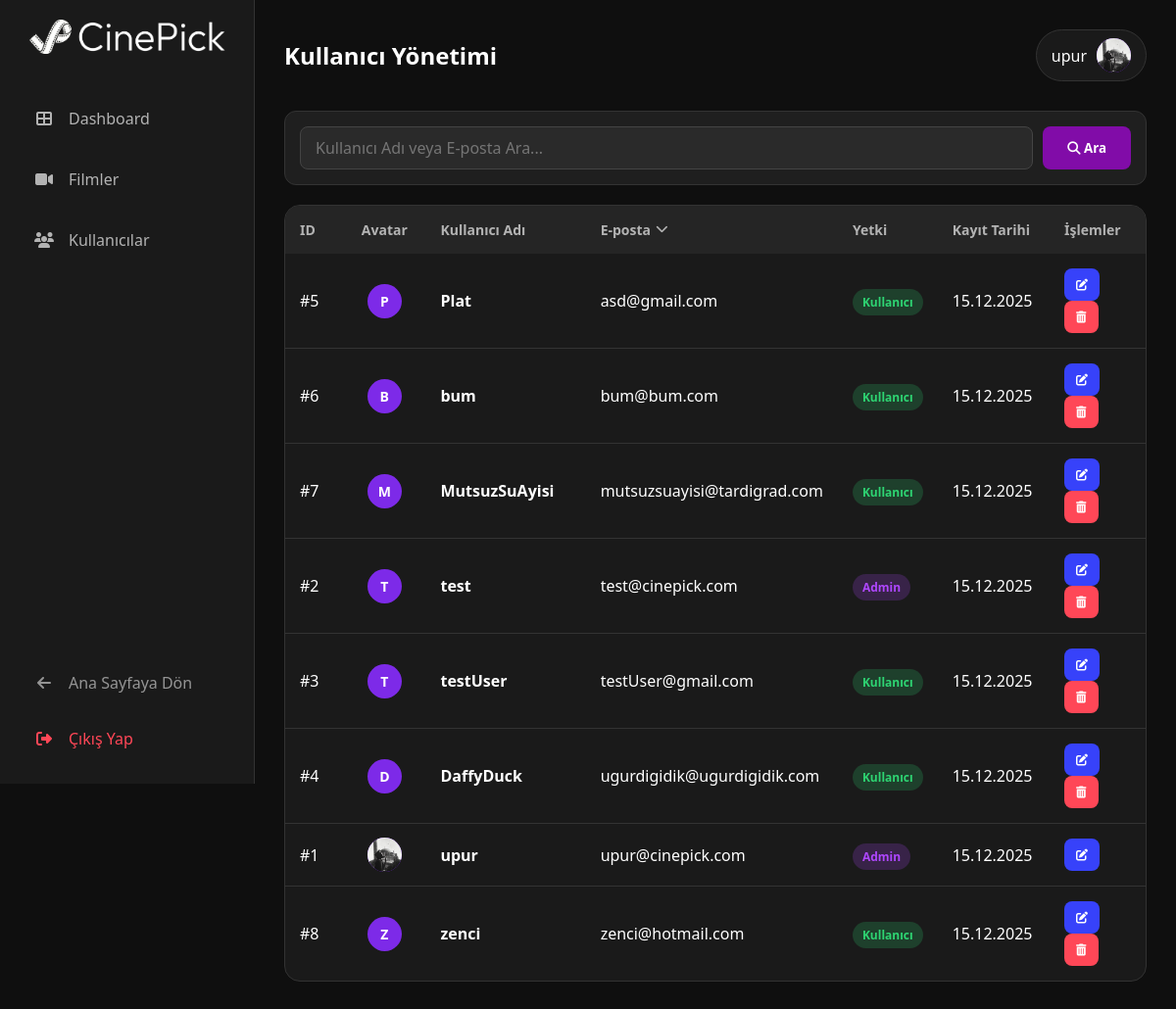
The page /admin/users?page=1&sort=email_asc (signed in) on the database its author committed.
### models.py (models this page shows)
class User(db.Model, UserMixin):
    id = db.Column(db.Integer, primary_key=True)
    username = db.Column(db.String(20), unique=True, nullable=False)
    email = db.Column(db.String(120), unique=True, nullable=False)
    password = db.Column(db.String(60), nullable=False)
    watchlist = db.relationship('Watchlist', backref='author', lazy=True)
    created_at = db.Column(db.DateTime, nullable=False, default=datetime.utcnow)
    avatar = db.Column(db.String(100), nullable=True)
    is_admin = db.Column(db.Boolean, default=False)

### app.py (the view)
@app.route('/admin/users')
@login_required
@admin_required
def admin_users():
    query = request.args.get('q')
    page = request.args.get('page', 1, type=int)
    sort_by = request.args.get('sort', None)
    users_query = User.query
    if query:
        users_query = users_query.filter(or_(
            User.username.ilike(f'%{query}%'),
            User.email.ilike(f'%{query}%')
        ))
    if sort_by:
        if sort_by == 'id_desc':
            users_query = users_query.order_by(User.id.desc())
        elif sort_by == 'id_asc':
            users_query = users_query.order_by(User.id.asc())
        elif sort_by == 'username_asc':
            users_query = users_query.order_by(User.username.asc())
        elif sort_by == 'username_desc':
            users_query = users_query.order_by(User.username.desc())
        elif sort_by == 'email_asc':
            users_query = users_query.order_by(User.email.asc())
        elif sort_by == 'email_desc':
            users_query = users_query.order_by(User.email.desc())
        elif sort_by == 'admin_asc':
            users_query = users_query.order_by(User.is_admin.asc())
        elif sort_by == 'admin_desc':
            users_query = users_query.order_by(User.is_admin.desc())
    pagination = users_query.paginate(page=page, per_page=app.config['PER_PAGE'], error_out=False)
    users_data = pagination.items
    today = date.today()
    for user in users_data:
        registration_date = user.created_at.date()
        delta = today - registration_date
        user.days_active = delta.days
    return render_template('admin/users.html',
                           users=users_data,
                           search_query=query,
                           current_page=pagination.page,
                           total_pages=pagination.pages,
                           current_sort=sort_by)

### app.py (called while the page is built, shortened)
@login_manager.user_loader
def load_user(user_id):
    return db.session.get(User, int(user_id))

def admin_required(f):
    @wraps(f)
    def decorated_function(*args, **kwargs):
        if not current_user.is_authenticated or not current_user.is_admin:
            flash("Bu sayfaya erişim yetkiniz yok.", "error")
            return redirect(url_for('home'))
        return f(*args, **kwargs)
    return decorated_function

@app.before_request
def track_visits():
    if request.path.startswith('/static') or request.path.startswith('/admin'):
        return

### templates/admin/users.html (shortened to what this page needs)
{% extends "admin/base.html" %}
{% block extra_css %}
    <link rel="stylesheet" href="{{ url_for('static', filename='css/admin/admin-users.css') }}">
    <link rel="stylesheet" href="{{ url_for('static', filename='css/admin/admin-style.css') }}">
    <link rel="stylesheet" href="{{ url_for('static', filename='css/admin/admin-user-edit.css') }}">
{% endblock %}
{% block content %}
    <div class="header">
        <h2>Kullanıcı Yönetimi</h2>
        <div class="admin-profile">
            <span>{{ current_user.username if current_user.is_authenticated else 'Admin' }}</span>
            <div class="admin-avatar">
                {% if current_user.is_authenticated and current_user.avatar %}
                    <img src="{{ url_for('static', filename='uploads/' + current_user.avatar) }}" alt="{{ current_user.username }} Avatar">
                {% elif current_user.is_authenticated %}
                    <span>{{ current_user.username[0] | upper }}</span>
                {% else %}
                    <span>A</span>
                {% endif %}
            </div>
        </div>
    </div>
    <div class="search-container">
        <form id="search-form" action="{{ url_for('admin_users') }}" method="GET" style="display:flex; width:100%; gap:10px;">
            <input type="text" name="q" class="search-input" placeholder="Kullanıcı Adı veya E-posta Ara..." value="{{ search_query if search_query else '' }}">
            <button type="submit" class="search-btn"><i class="fas fa-search"></i> Ara</button>
        </form>
    </div>
    <div class="table-container" id="user-table-container">
        <table>
            <thead>
                <tr>
                    {% set next_sort_id = 'id_asc' if current_sort == 'id_desc' else None if current_sort == 'id_asc' else 'id_desc' %}
                    <th style="width: 80px;">
                        <a href="{{ url_for('admin_users', page=1, q=search_query, sort=next_sort_id) }}" class="sortable-header">
                            ID
                        </a>
                    </th>
                    <th style="width: 100px; text-align: center;">Avatar</th>
                    {% set next_sort_username = 'username_desc' if current_sort == 'username_asc' else None if current_sort == 'username_desc' else 'username_asc' %}
                    <th style="width: 200px;">
                        <a href="{{ url_for('admin_users', page=1, q=search_query, sort=next_sort_username) }}" class="sortable-header">
                            Kullanıcı Adı
                        </a>
                    </th>
                    {% set next_sort_email = 'email_desc' if current_sort == 'email_asc' else None if current_sort == 'email_desc' else 'email_asc' %}
                    <th>
                        <a href="{{ url_for('admin_users', page=1, q=search_query, sort=next_sort_email) }}" class="sortable-header">
                            E-posta
                            {% if current_sort == 'email_asc' %}<i class="fas fa-chevron-down"></i>
                            {% elif current_sort == 'email_desc' %}<i class="fas fa-chevron-up"></i>
                            {% endif %}
                        </a>
                    </th>
                    {% set next_sort_admin = 'admin_desc' if current_sort == 'admin_asc' else None if current_sort == 'admin_desc' else 'admin_asc' %}
                    <th>
                        <a href="{{ url_for('admin_users', page=1, q=search_query, sort=next_sort_admin) }}" class="sortable-header">
                            Yetki
                        </a>
                    </th>
                    <th style="width: 120px;">Kayıt Tarihi</th>
                    <th style="width: 120px;">İşlemler</th>
                </tr>
            </thead>
            <tbody>
                {% if users %}
                    {% for u in users %}
                    <tr data-user-id="{{ u.id }}" data-username="{{ u.username }}" data-email="{{ u.email }}" data-is-admin="{{ 'true' if u.is_admin else 'false' }}"
                        data-days-active="{{ u.days_active }}"
                        onclick="openUserViewModal('{{ u.id }}')" style="cursor: pointer;">
                        <td>#{{ u.id }}</td>
                        <td class="avatar-cell">
                            <div class="user-avatar">
                                {% if u.avatar %}
                                    <img src="{{ url_for('static', filename='uploads/' + u.avatar) }}" alt="{{ u.username }} Avatar">
                                {% else %}
                                    <span>{{ u.username[0] | upper }}</span>
                                {% endif %}
                            </div>
                        </td>
                        <td class="title-cell">{{ u.username }}</td>
                        <td>{{ u.email }}</td>
                        <td>
                            {% if u.is_admin %}
                                <span class="status-badge status-admin">Admin</span>
                            {% else %}
                                <span class="status-badge status-user">Kullanıcı</span>
                            {% endif %}
                        </td>
                        <td>{{ u.created_at.strftime('%d.%m.%Y') }}</td>
                        <td>
                            <button class="action-btn btn-edit" title="Düzenle" onclick="openEditModal('{{ u.id }}'); event.stopPropagation();">
                                <i class="fas fa-edit"></i>
                            </button>
                            {% if u.id != current_user.id %}
                            <button class="action-btn btn-delete" title="Sil" onclick="deleteUser('{{ u.id }}', '{{ u.username }}'); event.stopPropagation();">
                                <i class="fas fa-trash-alt"></i>
                            </button>
                            {% endif %}
                        </td>
                    </tr>
                    {% endfor %}
                {% else %}
                    <tr>
                        <td colspan="7" style="text-align:center; color:#777;">
                            Kullanıcı bulunamadı.
                        </td>
                    </tr>
                {% endif %}
            </tbody>
        </table>
    </div>
{% endblock %}

### static/css/admin/admin-style.css (style rules this page uses)
:root { --bg-dark: #0f0f0f; --panel-dark: #1a1a1a; --primary-purple: #7d2ae8; --text-white: #ffffff; --text-gray: #b3b3b3; --danger: #ff4757; --success: #2ed573; --warning: #ffca28; }
* { margin: 0; padding: 0; box-sizing: border-box; font-family: 'Segoe UI', Tahoma, Geneva, Verdana, sans-serif; }
body { background-color: var(--bg-dark); color: var(--text-white); display: flex; min-height: 100vh; }
th { vertical-align: middle; }
td { vertical-align: middle; }
.sortable-header { display: flex; align-items: center; gap: 5px; cursor: pointer; text-decoration: none; color: inherit; }
thead th a { padding: 15px 0; margin: -15px 0; }
.sortable-header i.fas { font-size: 0.8rem; transition: transform 0.2s; }
.avatar-cell { width: 100px; padding: 5px !important; text-align: center; vertical-align: middle; }
.user-avatar { margin: 0 auto; }
.header { display: flex; justify-content: space-between; align-items: center; margin-bottom: 30px; }
.admin-profile { display: flex; align-items: center; gap: 10px; background: var(--panel-dark); padding: 8px 15px; border-radius: 30px; border: 1px solid #333; }
.admin-avatar { width: 35px; height: 35px; background-color: var(--primary-purple); border-radius: 50%; display: flex; justify-content: center; align-items: center; font-weight: bold; color: white; overflow: hidden; }
.admin-avatar img { width: 100%; height: 100%; object-fit: cover; display: block; }
.avatar-cell { width: 60px; padding: 5px !important; text-align: center; }
.user-avatar { width: 35px; height: 35px; border-radius: 50%; background-color: var(--primary-purple, #810CA8); color: white; font-size: 14px; font-weight: bold; display: flex; align-items: center; justify-content: center; overflow: hidden; margin: 0 auto; }
.user-avatar img { width: 100%; height: 100%; object-fit: cover; display: block; }
.table-container { background-color: var(--panel-dark); border-radius: 16px; overflow: hidden; border: 1px solid #333; }
table { width: 100%; border-collapse: collapse; text-align: left; }
th { background-color: #252525; padding: 15px; color: var(--text-gray); font-weight: 600; font-size: 14px; }
td { padding: 15px; border-bottom: 1px solid #333; color: white; }
tr:last-child td { border-bottom: none; }
.status-badge { padding: 5px 10px; border-radius: 20px; font-size: 12px; font-weight: bold; }
.status-user { background: rgba(46, 213, 115, 0.2); color: var(--success); }
.status-admin { background: rgba(175, 71, 255, 0.2); color: rgba(175, 71, 255, 1); }
.action-btn { border: none; padding: 8px 12px; border-radius: 8px; cursor: pointer; color: white; font-size: 12px; transition: 0.2s; }
.btn-edit { background-color: #3742fa; margin-right: 5px; }
.btn-delete { background-color: var(--danger); }

### static/css/admin/admin-users.css (style rules this page uses)
.search-container { margin-bottom: 20px; background: #1f1f1f; padding: 15px; border-radius: 12px; border: 1px solid #333; display: flex; gap: 10px; }
.search-input { flex: 1; background: #2a2a2a; border: 1px solid #444; padding: 10px 15px; border-radius: 8px; color: #fff; font-size: 1rem; box-sizing: border-box; }
.search-btn { background: #810CA8; color: white; border: none; padding: 0 25px; border-radius: 8px; cursor: pointer; font-weight: 600; transition: 0.2s; }
.table-container table tbody tr { cursor: pointer; }
.title-cell { font-weight: 600; color: #fff; }
.avatar-cell { width: 60px; padding: 5px !important; text-align: center; }
.user-avatar { width: 40px; height: 40px; border-radius: 50%; background-color: var(--primary-purple, #810CA8); color: white; font-size: 16px; font-weight: bold; display: flex; align-items: center; justify-content: center; overflow: hidden; margin: 0 auto; }
.user-avatar img { width: 100%; height: 100%; object-fit: cover; }

### rows shown on the page
User: username "upur", avatar (picture), id "1", email "upur@cinepick.com", is_admin "Admin", created_at "15.12.2025"
User: id "5", username "P", username "Plat", email "asd@gmail.com", is_admin "Kullanıcı", created_at "15.12.2025"
User: id "6", username "B", username "bum", email "bum@bum.com", is_admin "Kullanıcı", created_at "15.12.2025"
User: id "7", username "M", username "MutsuzSuAyisi", email "mutsuzsuayisi@tardigrad.com", is_admin "Kullanıcı", created_at "15.12.2025"
User: id "2", username "T", username "test", email "test@cinepick.com", is_admin "Admin", created_at "15.12.2025"
User: id "3", username "T", username "testUser", email "testUser@gmail.com", is_admin "Kullanıcı", created_at "15.12.2025"
User: id "4", username "D", username "DaffyDuck", email "ugurdigidik@ugurdigidik.com", is_admin "Kullanıcı", created_at "15.12.2025"
User: id "8", username "Z", username "zenci", email "zenci@hotmail.com", is_admin "Kullanıcı", created_at "15.12.2025"
